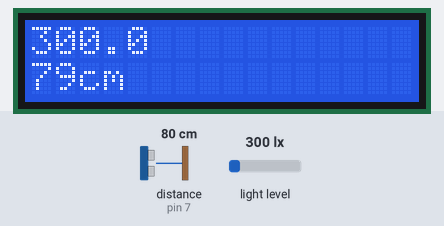
The sketch below on a simulated Arduino Uno, built with avr-gcc and run on an emulated ATmega328P. On the bench: 16×2 character LCD. Wiring (inferred from the names in the program): ultrasonic range finder: trigger pin 6; echo pin 7. The test bench sets the inputs (shaded band); at power-on: distance to the obstacle (sensor on pin 7) 80 cm, light level 300 lx. The echo pulse lasts 58.3 µs per cm; what the sketch prints to the serial monitor is not drawn.

Above: at 2.7 s.
2.8 s: distance to the obstacle (sensor on pin 7) set to 35 cm
At 2.93 s:
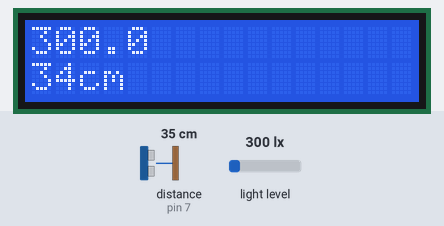
4.9 s: light level set to 40 lx
At 5.01 s:
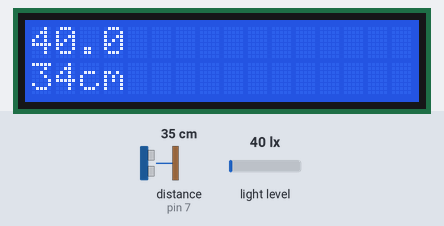
6.4 s: distance to the obstacle (sensor on pin 7) set to 120 cm
At 6.68 s:
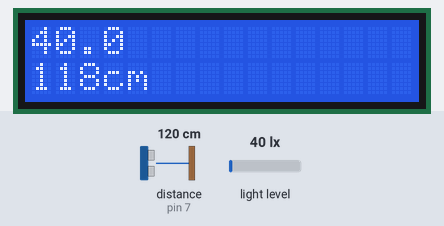
8.0 s: distance to the obstacle (sensor on pin 7) set to 4 cm
At 8.17 s:
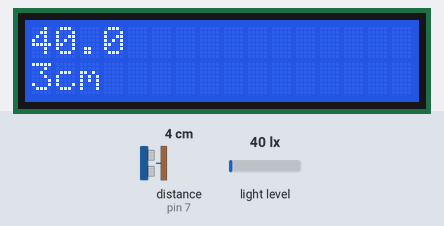
9.5 s: light level set to 500 lx
At 9.61 s:
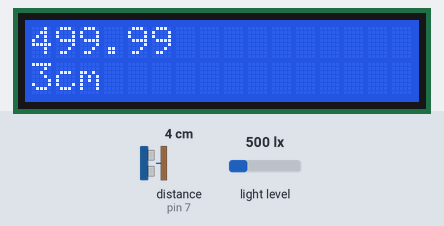
11.0 s: light level set to 1000 lx
At 11.26 s:
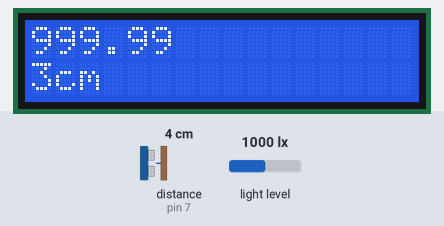

The sketch:

lightAndDisplay.ino
```cpp
#include <Wire.h>
#include <LiquidCrystal.h> // LCD Kijelzo
#include <BH1750.h> // Fenyszenzor

// Szonar
#define echoPin 7
#define trigPin 6

// Fenyszenzor
BH1750 lightMeter;

LiquidCrystal lcd(12, 11, 5, 4, 3, 2);

// Szonar variables
long duration;
int distance;

void setup(){
  Serial.begin(9600);
  Wire.begin();
  lightMeter.begin();
  lcd.begin(16, 2);
  // Szonar
  pinMode(trigPin, OUTPUT);
  pinMode(echoPin, INPUT);

  lcd.print("Ouranos Project 2022");
  delay(1500);
}

void loop() {
  lcd.clear();
  // ----- Szamitasok:

  // Fenyszenzor
  unsigned long int lux = lightMeter.readLightLevel()*100;

  // Szonar
  // trigPin torlese
  digitalWrite(trigPin, LOW);
  delayMicroseconds(2);
  // trigPin bekapcsol 10 microszekundumig
  digitalWrite(trigPin, HIGH);
  delayMicroseconds(10);
  digitalWrite(trigPin, LOW);
  // Szonar szamitas
  duration = pulseIn(echoPin, HIGH);
  distance = duration * 0.034 / 2;


  // Kiiras
  // File:
  char buffer[5];
  Serial.print("#S|LIGHTSENS|[");
  Serial.print(itoa((lux), buffer, 10));
  Serial.println("]#");
  // Serial
  Serial.print("Light: ");
  Serial.print(lux);
  Serial.println(" lx");
  Serial.print("Distance: ");
  if (distance < 451) {
    Serial.print(distance);
  }
  Serial.println(" cm");
  // LCD
  lcd.setCursor(0, 0);
  lcd.print(lux / 100);
  lcd.print(".");
  lcd.print(lux % 100);
  lcd.setCursor(0, 1);
  if (distance > 450) {
    lcd.print("INVALID");
  }else {
    lcd.print(distance);
  }
  lcd.print("cm");
  delay(200);
}
```

Measured:
- after the input at 2.8 s, the display: first differs from a run without the input at once (image 1)
- after the input at 4.9 s, the display: first differs from a run without the input at once (image 2)
- after the input at 6.4 s, the display: first differs from a run without the input after 0.19 s (image 3)
- after the input at 8.0 s, the display: first differs from a run without the input after 0.07 s (image 4)
- after the input at 9.5 s, the display: first differs from a run without the input at once (image 5)
- after the input at 11.0 s, the display: first differs from a run without the input after 0.16 s (image 6)
